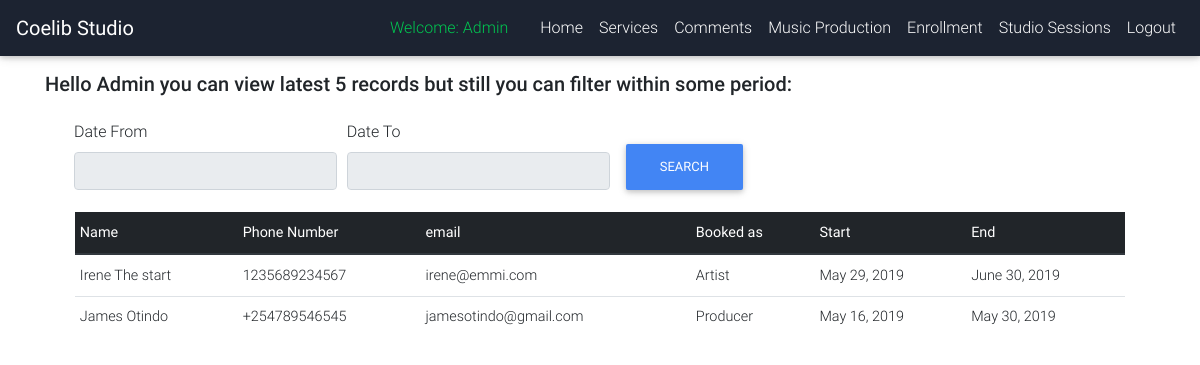
/music/session (signed in), run on the app's committed database.
### services/models.py (models this page shows)
class Music_Production(models.Model):
    class Meta:
        verbose_name_plural = 'Booked Music Production Sessions'
    BOOK_AS_CHOICES = (('Producer','Producer'),('Artist','Artist'))
    full_name = models.CharField(max_length=100)
    phone_number = models.CharField(max_length=13)
    email = models.EmailField(max_length=100)
    booked_as = models.CharField(max_length=20, choices=BOOK_AS_CHOICES, default='Artist')
    start_date = models.DateField(auto_now=False)
    end_date = models.DateField(auto_now=False)

### newusers/views.py (the view, shortened to what this page needs)
# urls.py: path('music/session', views.music_production_sessions, name="music_session"),
def music_production_sessions(request):
    sessions_from = request.GET.get('from')
    sessions_to = request.GET.get('to')
    if sessions_from == None or sessions_to == None:
        count_sessions = Music_Production.objects.all().count()
        sessions_available = Music_Production.objects.all().order_by('-start_date')[:5]
        if count_sessions < 1:
            messages.success(request, 'There are no available sessions currently')
        elif count_sessions > 5:
            messages.success(request, 'There are a total of '+ str(count_sessions)+' sessions but we are showing the latest 5')
    context = {'sessions_available':sessions_available}
    return render(request, 'newusers/music_production.html', context)

### newusers/templates/newusers/music_production.html (shortened to what this page needs)
{% extends 'newusers/base.html' %}
{% block content %}
{% if user.is_authenticated %}
<br><br><br>
<div class="container">
    <h2 class="h5 gray-text text-left mb-4">Hello {{ user.username }}  you can view latest 5 records  but still you can filter within some period:</h2>
    <form method="GET" action="{% url 'music_session' %}">
              <div class="form-row ml-4" style="margin-left:20px;">
                <div class="form-group col-md-3">
                  <label for="datefrom">Date From</label>
                  <input type="text" class="form-control" id="datefrom"  name="from" width="100" required readonly>
                </div>
                <div class="form-group col-md-3">
                  <label for="dateto">Date To</label>
                  <input type="text" class="form-control" id="dateto"  name="to" required readonly>
                </div>
                <div class="form-group col-md-3">
                    <input type="submit" class="btn btn-primary mt-4" id="btn"  value="Search" height="30">
                </div>
          </div>
    </form>
    <div class="container">
      {% if sessions_available %}
      <div class="container">
      <table class="table table-hover table-sm">
                <thead class="thead-dark">
                  <tr>
                    <th>Name</th>
                    <th>Phone Number</th>
                    <th>email</th>
                    <th>Booked as</th>
                    <th>Start</th>
                    <th>End</th>
                    </tr>
                </thead>
                  <tbody>
          {% for session in sessions_available %}
          <tr>
            <td>{{session.full_name}}</td>
            <td>{{session.phone_number}}</td>
            <td>{{session.email }}</td>
            <td>{{session.booked_as }}</td>
            <td>{{session.start_date }}</td>
            <td>{{session.end_date}}</td>
          </tr>
          {% endfor %}
                </tbody>
              </table>
          </div>
      {% endif %}
    </div>
</div>
{%endif%}
{% endblock %}

### newusers/templates/newusers/base.html (shortened to what this page needs)
<!DOCTYPE html>
<html lang="en">
<head>
{% load static %}
    <link rel="stylesheet" href="https://use.fontawesome.com/releases/v5.7.0/css/all.css">
    <link rel="stylesheet" href="{% static 'bootstrap/MDB/css/bootstrap.min.css' %}" type="text/css">
    <link href="{% static 'bootstrap/MDB/css/mdb.min.css' %}" type="text/css" rel="stylesheet">
    <link rel="stylesheet" href="{% static 'css/style.css' %}">
    <link rel="stylesheet" href="{% static 'datepicker/css/jquery-ui.css'%}">
</head>
<body>
  <nav class="navbar navbar-expand-lg navbar-dark unique-color-dark fixed-top mb-5">
    {% if user.is_authenticated %}
    <a class="navbar-brand" href="{% url 'index'%} ">
      <strong>Coelib Studio</strong>
    </a>
    <div class="collapse navbar-collapse" id="navbarSupportedContent">
      <ul class="navbar-nav ml-auto">
        <li class="nav-item">
          <a class="nav-link disabled text-success mr-3" href="{% url 'index' %}"> Welcome: {{ user.username }}
          </a>
        </li>
        <li class="nav-item">
          <a class="nav-link" href="{% url 'producerpage' %}">Home
          </a>
        </li>
        <li class="nav-item">
          <a class="nav-link" href="{% url 'services' %} ">Services</a>
        </li>
        <li class="nav-item">
            <a class="nav-link" href="{% url 'read_comments' %}">Comments</a>
        </li>
        <li class="nav-item">
            <a class="nav-link" href="{% url 'music_session' %}">Music Production</a>
        </li>
        <li class="nav-item">
            <a class="nav-link" href="{% url 'music_classes' %}">Enrollment</a>
        </li>
        <li class="nav-item">
          <a class="nav-link" href="{% url 'studio_sessions' %}">Studio Sessions</a>
        </li>
        <li class="nav-item">
            <a class="nav-link" href="{% url 'logout' %}">Logout</a>
        </li>
      </ul>
{% endif %}
  </nav>
{% block content %}
{% endblock %}
</body>
</html>

### newusers/static/css/style.css (style rules this page uses)
body { background: #fff; padding:0; margin: 0; }
nav { margin-bottom: 47px; }
* { padding: 0; margin: 0; }

### newusers/templates/newusers/base.html (style rules this page uses)
html, body, header, .view { height: 100%; }

### data on the page
Music_Production: full_name "Irene The start", phone_number "1235689234567", email "irene@emmi.com", booked_as "Artist", start_date "May 29, 2019", end_date "June 30, 2019"
Music_Production: full_name "James Otindo", phone_number "+254789546545", email "jamesotindo@gmail.com", booked_as "Producer", start_date "May 16, 2019", end_date "May 30, 2019"

### other printed values
{{ user.username }} "Admin"
